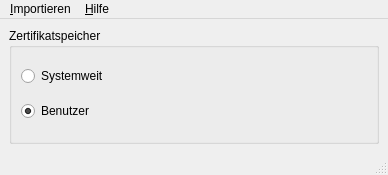
<ui version="4.0" >
 <author>Frank Büttner</author>
 <comment></comment>
 <exportmacro></exportmacro>
 <class>DlgKonfigBasis</class>
 <widget class="QMainWindow" name="DlgKonfigBasis" >
  <property name="geometry" >
   <rect>
    <x>0</x>
    <y>0</y>
    <width>388</width>
    <height>175</height>
   </rect>
  </property>
  <property name="windowTitle" >
   <string>QSSL Zertifikatspeicher konfigurations Werkzeug</string>
  </property>
  <widget class="QWidget" name="centralwidget" >
   <layout class="QVBoxLayout" >
    <property name="margin" >
     <number>9</number>
    </property>
    <property name="spacing" >
     <number>6</number>
    </property>
    <item>
     <widget class="QGroupBox" name="gruppeZertspeicher" >
      <property name="title" >
       <string>Zertifikatspeicher</string>
      </property>
      <layout class="QVBoxLayout" >
       <property name="margin" >
        <number>9</number>
       </property>
       <property name="spacing" >
        <number>6</number>
       </property>
       <item>
        <widget class="QRadioButton" name="speicherSystem" >
         <property name="text" >
          <string>Systemweit</string>
         </property>
        </widget>
       </item>
       <item>
        <widget class="QRadioButton" name="speicherNutzer" >
         <property name="text" >
          <string>Benutzer</string>
         </property>
         <property name="checked" >
          <bool>true</bool>
         </property>
        </widget>
       </item>
      </layout>
     </widget>
    </item>
   </layout>
  </widget>
  <widget class="QStatusBar" name="statusbar" />
  <widget class="QMenuBar" name="Menueleiste" >
   <property name="geometry" >
    <rect>
     <x>0</x>
     <y>0</y>
     <width>388</width>
     <height>30</height>
    </rect>
   </property>
   <widget class="QMenu" name="menu_Importieren" >
    <property name="title" >
     <string>&amp;Importieren</string>
    </property>
    <widget class="QMenu" name="menu_Zertifikate" >
     <property name="title" >
      <string>&amp;Zertifikate</string>
     </property>
     <addaction name="Menuepunkt_ZertifikatPEMkodiert" />
     <addaction name="Menuepunkt_ZertifikatDERkodiert" />
    </widget>
    <widget class="QMenu" name="menu_Rueckruflisten" >
     <property name="title" >
      <string>&amp;Rückruflisten</string>
     </property>
     <addaction name="Menuepunkt_CRL_PEMkodiert" />
     <addaction name="Menuepunkt_CRL_DERkodiert" />
    </widget>
    <addaction name="menu_Zertifikate" />
    <addaction name="menu_Rueckruflisten" />
   </widget>
   <widget class="QMenu" name="menu_Hilfe" >
    <property name="tearOffEnabled" >
     <bool>false</bool>
    </property>
    <property name="title" >
     <string>&amp;Hilfe</string>
    </property>
    <addaction name="Menuepunkt_ueber" />
    <addaction name="Menuepunkt_ueberQt" />
    <addaction name="Menuepunkt_GPL_Lizenz" />
   </widget>
   <addaction name="menu_Importieren" />
   <addaction name="menu_Hilfe" />
  </widget>
  <action name="Menuepunkt_ueber" >
   <property name="text" >
    <string>&amp;über</string>
   </property>
  </action>
  <action name="Menuepunkt_ueberQt" >
   <property name="text" >
    <string>&amp;über Qt</string>
   </property>
  </action>
  <action name="Menuepunkt_GPL_Lizenz" >
   <property name="text" >
    <string>GPL &amp;Lizenz </string>
   </property>
  </action>
  <action name="Menuepunkt_ZertifikatPEMkodiert" >
   <property name="text" >
    <string>&amp;PEM kodiert</string>
   </property>
  </action>
  <action name="Menuepunkt_ZertifikatDERkodiert" >
   <property name="text" >
    <string>&amp;DER kodiert</string>
   </property>
  </action>
  <action name="Menuepunkt_CRL_PEMkodiert" >
   <property name="text" >
    <string>&amp;PEM kodiert</string>
   </property>
  </action>
  <action name="Menuepunkt_CRL_DERkodiert" >
   <property name="text" >
    <string>&amp;DER kodiert</string>
   </property>
  </action>
 </widget>
 <pixmapfunction></pixmapfunction>
 <resources/>
 <connections/>
</ui>
